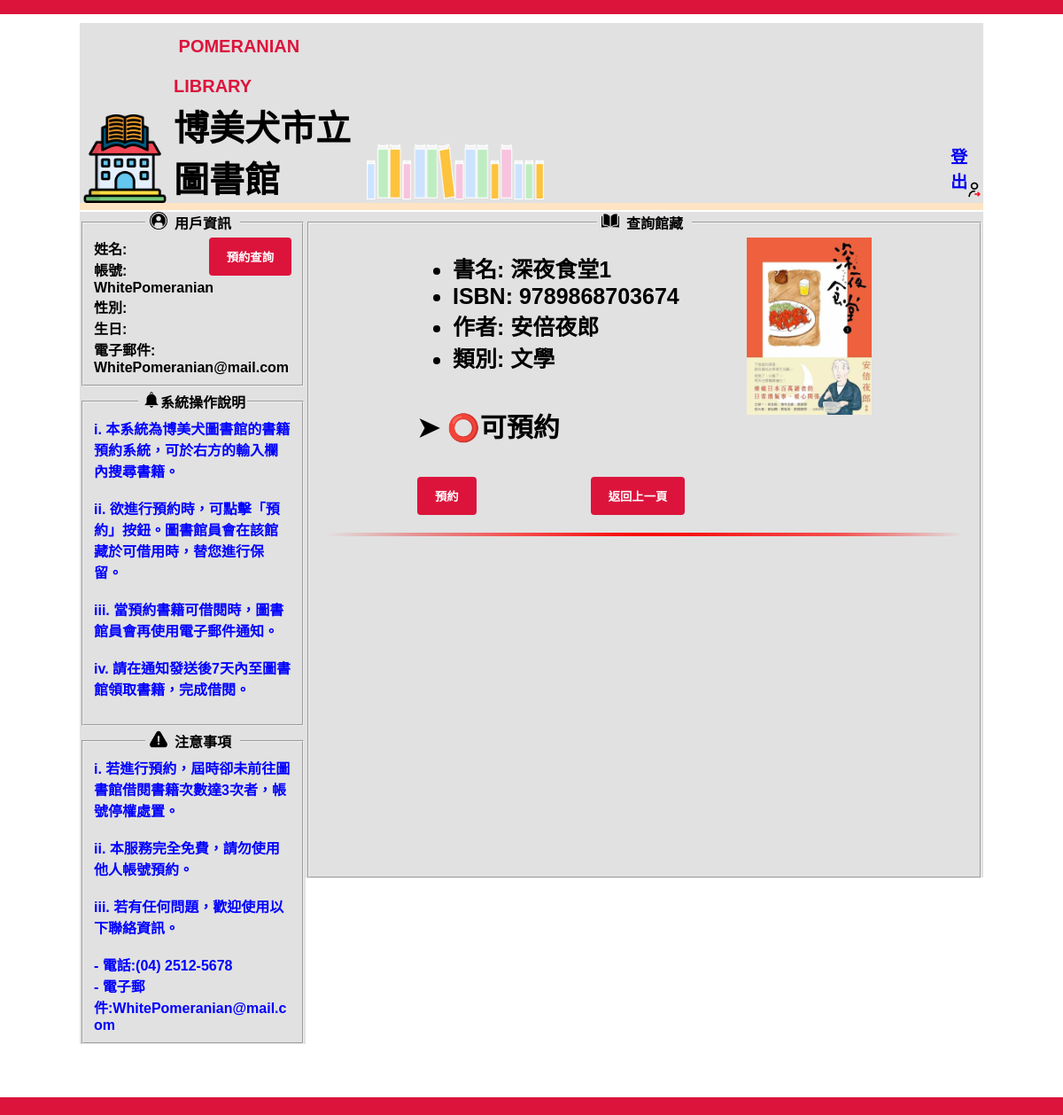
The page /homepage/bookdetails/2/ (signed in) on the database its author committed.
### clients/models.py (models this page shows, shortened)
class Book(models.Model):
    STATUS_CHOICES = [
        ('available', '可預約'),
        ('unavailable', '不可預約'),
    ]
    bname = models.CharField(max_length=50, verbose_name='書名')
    ISBN = models.CharField(max_length=15, verbose_name='ISBN')
    author = models.CharField(max_length=20, verbose_name='作者')
    genre = models.CharField(max_length=10, verbose_name='類別')
    picture = models.ImageField(upload_to='books/',null=True, blank=True)
    status = models.CharField(max_length=20, choices=STATUS_CHOICES, default='available', verbose_name='狀態')

### clients/views.py (the view)
# urls.py: path('homepage/bookdetails/<int:id>/', views.bookdetails, name='bookdetails'),
def bookdetails(request, id):
    if not request.user.is_authenticated:
        return redirect('sign_in')
    bookdetails = Book.objects.get(id=id)
    if request.method == 'POST' and 'reservation' in request.POST:
        if bookdetails.status == 'available':
            user_profile = request.user.userprofile
            ReservedBook.objects.create(user=request.user, book=bookdetails, reservation_date=timezone.now())
            user_profile.borrowing_quantity += 1
            user_profile.save()
            bookdetails.status = 'unavailable'
            bookdetails.save()
            print('1oth')
            return redirect('bookdetails', id=id)
    else:
        print('noth')
    user_profile_id = request.session.get('user_profile_id')
    try:
        user_profile = UserProfile.objects.get(id=user_profile_id)
    except:
        context = {
            'bookdetails': bookdetails,
        }
        return render(request, 'bookdetails.html', context)
    context = {
        'user_profile': user_profile,
        'bookdetails': bookdetails,
    }
    return render(request, 'bookdetails.html', context)

### clients/templates/bookdetails.html (shortened to what this page needs)
<!DOCTYPE html>
<html lang="zh-TW">
<head>
    <link rel="stylesheet" href="/static/homepage.css">
</head>
<body>
    <div class="ceiling">
    </div>
    <div class="main">
        <div class="header">
            <a href="{% url 'homepage' %}"><img class="library" src="/static/library.png" width="100px"></a>
            <h1 class="h1"><span style="color: crimson;">&nbsp;POMERANIAN LIBRARY</span><br>博美犬市立圖書館</h1>
            <img class="bookshelf" src="/static/bookshelf.png" width="200px">
            <a class="a1" href="{% url 'sign_out' %}" role="button">登出<img class="logout" src="/static/logout.png"
                    width="20px"></a>
        </div>
        <hr class="relay">
        <div class="left_content">
            <fieldset>
                <legend><img class="login" src="/static/login.png" width="20px">&thinsp; 用戶資訊 &thinsp;</legend>
                <span>
                    <form action="{% url 'appointment' %}" method="get">
                        <button type="submit" class="appointment">預約查詢</button>
                    </form>
                    姓名: {{ user.last_name }}{{ user.first_name }} <br>
                    帳號: {{ user.username }} <br>
                    性別: {% if user_profile.gender == 'M' %}男{% elif user_profile.gender == 'F' %}女{% endif %} <br>
                    生日: {{ user_profile.birthday }} <br>
                    電子郵件: {{ user.email }}
                </span>
            </fieldset>
            <fieldset style="margin-top: 2%;">
                <legend><img class="notification" src="/static/notification.png" width="20px">系統操作說明</legend>
                <div style="color: blue; font-weight: 600;">
                    <span>
                        i. 本系統為博美犬圖書館的書籍預約系統，可於右方的輸入欄內搜尋書籍。<br><br>
                        ii. 欲進行預約時，可點擊「預約」按鈕。圖書館員會在該館藏於可借用時，替您進行保留。<br><br>
                        iii. 當預約書籍可借閱時，圖書館員會再使用電子郵件通知。<br><br>
                        iv. 請在通知發送後7天內至圖書館領取書籍，完成借閱。<br><br>
                    </span>
                </div>
            </fieldset>
            <fieldset style="margin-top: 2%;">
                <legend><img class="warning" src="/static/warning.png" width="20px">&thinsp; 注意事項 &thinsp;</legend>
                <div style="color: blue; font-weight: 600;">
                    <span>
                        i. 若進行預約，屆時卻未前往圖書館借閱書籍次數達3次者，帳號停權處置。<br><br>
                        ii. 本服務完全免費，請勿使用他人帳號預約。<br><br>
                        iii. 若有任何問題，歡迎使用以下聯絡資訊。<br><br>
                        - 電話:(04) 2512-5678<br>
                        - 電子郵件:WhitePomeranian@mail.c<br>om
                    </span>
                </div>
            </fieldset>
        </div>
        <div class="right_content">
            <fieldset class="searchtype">
                <legend><img class="open-book" src="/static/open-book.png" width="20px">&thinsp; 查詢館藏 &thinsp;</legend>
                {% if bookdetails %}
                <img class="target" src="{{bookdetails.picture.url}}" height="200px">
                <ul class="target" style="margin-left: 15%;">
                    <li class="target">書名: {{ bookdetails.bname }}</li>
                    <li class="target">ISBN: {{ bookdetails.ISBN }}</li>
                    <li class="target">作者: {{ bookdetails.author }}</li>
                    <li class="target">類別: {{ bookdetails.genre }}</li>
                </ul>
                <li class="target" style="font-size: 30px; list-style-type: none; margin-left: 15%; margin-top: 5%;">
                    {% if bookdetails.status == 'available' %}➤&nbsp;&#11093;可預約
                    {% else %}➤&nbsp;&#10060;不可預約
                    {% endif %}
                </li>
                <br>
                <br>
                <div style="margin-left: 15%;">
                    <button type="button" onclick="openModal()">預約</button>
                    <a href="{% url 'homepage' %}"><button type="button"  style="margin-left: 20%;">返回上一頁</button></a>
                </div>
                <hr class="searchtype">
                {% endif %}
            </fieldset>
        </div>
    </div>
    <div class="footer">
    </div>
</body>
</html>

### static/homepage.css (style rules this page uses)
html { background-color: rgb(255,255,255); }
body { margin: 0%; padding: 0%; font-family: Arial, Helvetica, sans-serif; display: flex; flex-direction: column; min-height: 100vh; }
div.ceiling { background-color:crimson; padding: 8px; }
div.main { margin: auto; width: 85%; flex: 1 0 auto; }
div.footer { background-color: crimson; padding: 10px; text-align: center; margin-top: 5%; }
div.header { background-color: rgb(225,225,225); margin-top: 1%; display: flex; align-items: flex-end; }
hr.relay { width: 100%; height: 8px; background-color: bisque; color: bisque; border: none; margin-top: 0%; }
div.right_content { background-color: rgb(225,225,225); width: 75%; margin-top: -0.65%; float: left; height: 751.5px; }
div.right_content fieldset { height: 732.5px; }
div.left_content { background-color: rgb(225,225,225); width: 25%; margin-top: -0.65%; float: left; }
img.library { margin-left: 0.5%; float: left; }
img.bookshelf { margin-left: 1.5%; margin-top: 1.15%; float: left; }
img.login { float: left; margin-left: 3px; }
img.logout { float: right; margin-top: -38%; margin-left: 1%; }
img.open-book { float: left; margin-left: 3px; }
img.notification { float: left; margin-left: 3px; }
img.warning { float: left; margin-left: 3px; }
h1.h1 { color: black; font-weight: bolder; font-size: 40px; margin-top: -3px; margin-left: 6px; float: left; margin-bottom: 0%; }
h1.h1 span { font-size: 20px; }
fieldset span { font-weight: 600; max-width: 10px; overflow-wrap: break-word; }
legend { font-weight: 600; text-align: center; }
a.a1 { font-size: larger; font-weight: 600; margin-left: 45%; margin-bottom: 5px; text-decoration: none; }
hr.searchtype { height: 4px; background: linear-gradient(to right, transparent 1%, #ed05055c 15%, #fe0000a5 30%, #f60202 50%, #fe0000a5 80%, transparent 99%); border: none; margin: 20px 0; }
img.target { float: right; margin-right: 15%; }
ul.target { margin-left: 15%; }
li.target { font-weight: 600; font-size: 25px; }
button[type=button] { background-color: crimson; color: white; padding: 12px 20px; border: none; border-radius: 4px; cursor: pointer; font-weight: 600; }

### clients/templates/bookdetails.html (style rules this page uses)
button.appointment { background-color: crimson; color: white; padding: 12px 20px; border: none; border-radius: 4px; cursor: pointer; font-weight: 600; float: right; }

### rows shown on the page
Book: picture (picture), bname "深夜食堂1", ISBN "9789868703674", author "安倍夜郎", genre "文學"

### other values the page prints
{{ user.username }} "WhitePomeranian"
{{ user.email }} "WhitePomeranian@mail.com"
